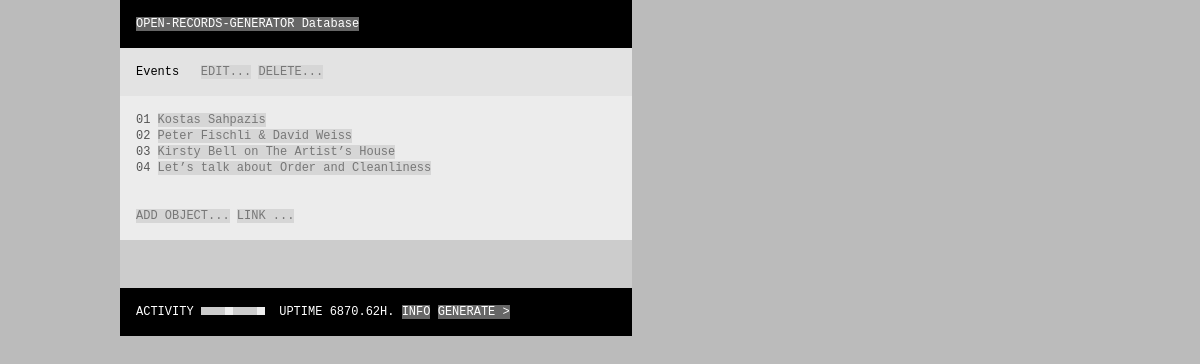
Page /OPEN-RECORDS-GENERATOR/browse.php?object=1 on the committed database.
### tables this page shows
CREATE TABLE `objects` (
  `id` int(10) unsigned NOT NULL AUTO_INCREMENT,
  `active` int(1) unsigned NOT NULL DEFAULT '1',
  `created` datetime DEFAULT NULL,
  `modified` datetime DEFAULT NULL,
  `rank` int(10) unsigned DEFAULT NULL,
  `name1` tinytext,
  `name2` tinytext,
  `address1` text,
  `address2` text,
  `city` tinytext,
  `state` tinytext,
  `zip` tinytext,
  `country` tinytext,
  `phone` tinytext,
  `fax` tinytext,
  `url` tinytext,
  `email` tinytext,
  `begin` datetime DEFAULT NULL,
  `end` datetime DEFAULT NULL,
  `date` datetime DEFAULT NULL,
  `head` tinytext,
  `deck` blob,
  `body` blob,
  `notes` blob,
  PRIMARY KEY (`id`)
);

### OPEN-RECORDS-GENERATOR/GLOBAL/config.php (called while the page is built, shortened)
<?php
	$dbClient = "OPEN-RECORDS-GENERATOR";
	$dbHost = "http://localhost/RADIOATHENES/";
	$dbAdmin = $dbHost ."OPEN-RECORDS-GENERATOR/";
?>

### OPEN-RECORDS-GENERATOR/browse.php (the view, shortened to what this page needs)
<?php require_once("GLOBAL/head.php");
$sql = "SELECT *, objects.id AS objectsId FROM objects, wires WHERE wires.fromid = '". $objects[$o] ."' AND wires.toid = objects.id AND wires.active = '1' AND objects.active = '1' ORDER BY weight DESC, objects.rank, begin, end DESC, begin DESC, name1, name2, objects.modified DESC, objects.created DESC";
$result = MYSQL_QUERY($sql);
$numrows = MYSQL_NUM_ROWS($result);
$padout = floor(log10($numrows)) + 1;
if ($padout < 2) $padout = 2;
$i = 1;
while ($myrow = MYSQL_FETCH_ARRAY($result)) {
	$name = $myrow["name1"];
	echo STR_PAD($i++, $padout, "0", STR_PAD_LEFT) ." ". "\n<a href='". $dbAdmin ."browse.php". urlData();
	if (sizeof($objects)) echo ",";
	echo $myrow["objectsId"] ."'>";
	echo strip_tags($name) ."</a><br />";
}
echo "\n<br /><br />\n<a href='add.php". urlData() ."'>ADD OBJECT...</a>&nbsp;<a href='link.php". urlData() ."'>LINK ...</a><br />";
require_once("GLOBAL/foot.php"); ?>

### OPEN-RECORDS-GENERATOR/GLOBAL/head.php (shortened to what this page needs)
<?php
require_once("config.php");
$pageName = basename($_SERVER['PHP_SELF'], ".php");
$object = $_REQUEST['object'];
$objects = explode(",", $object);
$object = $objects[sizeof($objects) - 1];
function urlData() {
	global $objects;
	$url = "?object=";
	for ($i = 0; $i < sizeof($objects); $i++) {
		$url .= $objects[$i];
	}
	return $url;
}
echo "<?xml version=\"1.0\" encoding=\"UTF-8\"?>\n"; ?>
<!DOCTYPE html
	PUBLIC "-//W3C//Dtd XHTML 1.0 Transitional//EN"
	"http://www.w3.org/tr/xhtml1/Dtd/xhtml1-transitional.dtd">
<html xmlns="http://www.w3.org/1999/xhtml" xml:lang="en" lang="en">
	<head>
		<link rel="stylesheet" type="text/css" media="all" href="<?php echo $dbAdmin; ?>GLOBAL/global.css" />
	</head>
	<body>
		<table cellpadding="0" cellspacing="0" border="0" style="width: 100%; height: 85%;">
		<tr><td style="width: 100%; height: 100%;"><div style="padding: 0px 0px 0px 120px;">
		<table cellpadding="0" cellspacing="0" border="0" style="width: 512px;">
		<tr class="dbClientStyle">
		<td style="padding: 16px 16px 16px 16px; color: #FFFFFF;">
		<?php
		if ($pageName != "index" && $object) echo "<a href='". $dbAdmin ."browse.php" ."'>";
		echo strToUpper($dbClient) ." Database";
		if ($pageName != "index" && $object) echo "</a>";
if ($pageName != "index") {
	echo "</td></tr>";
	for ($o = 0; $o < sizeof($objects) - 1; $o++) {
		$sql = "SELECT id, active, name1, name2 FROM objects WHERE id = '". $objects[$o] ."' AND active = 1 LIMIT 1";
		$result = MYSQL_QUERY($sql);
		$myrow = MYSQL_FETCH_ARRAY($result);
		$objectName = $myrow["name1"];
		if ($myrow["name2"]) $objectName .= " ". $myrow["name2"];
		$objectName = strip_tags($objectName);
		echo "\n\n\n\n\n\n";
		echo "<tr class='button' style='background-color: #";
		echo ($o % 2) ? "ECECEC" : "E3E3E3";
		echo ";'>";
		echo "\n<td style='padding: 16px 16px 16px 16px;'>";
		echo "<a href='". $dbAdmin ."browse.php?object=";
		for ($i = 0; $i < $o + 1; $i++) {
			echo $objects[$i];
			if ($i < $o) echo ",";
		}
		echo "'>". $objectName ."</a><br />";
		echo "\n</td></tr>";
	}
	$sql = "SELECT id, name1, name2 FROM objects WHERE id = '". $objects[$o] ."' AND active = 1 LIMIT 1";
	$result = MYSQL_QUERY($sql);
	$myrow = MYSQL_FETCH_ARRAY($result);
	$objectName = $myrow["name1"];
	$objectName = strip_tags($objectName);
	echo "<tr class='button' style='background-color: #";
	echo ($o % 2) ? "ECECEC" : "E3E3E3";
	echo ";'>";
	echo "\n<td style='padding: 16px 16px 16px 16px;'>";
	if ($object) {
		echo "\n<span class='monoHvy'>";
		echo $objectName;
		echo "</span> &nbsp; ";
		if ($pageName == "browse") {
			echo "\n<a href='edit.php". urlData() ."'>EDIT...</a> ";
			echo "\n<a href='delete.php". urlData() ."'>DELETE...</a><br />";
		}
		if ($pageName != "edit" && $pageName != "delete") {
			echo "\n</td></tr><tr style='background-color: #";
			echo (($o+1) % 2) ? "ECECEC" : "E3E3E3";
			echo ";'>";
			echo "\n<td style='padding: 16px 16px 16px 16px;'>";
		}
	}
}
?>

### OPEN-RECORDS-GENERATOR/GLOBAL/global.css (style rules this page uses)
body, table, tr, td { border-spacing: 0px; border-collapse: collapse; border-style: none; empty-cells: show; vertical-align: top; padding: 0px 0px 0px 0px; margin: 0px 0px 0px 0px; color: #555555; text-align: left; font-family: "Andale Mono", "Courier New", "Courier", monospace; font-size: 12px; line-height: 16px; }
body { background-color: #BBBBBB; padding: 0px 0px 0px 0px; width: 100%; height: 100%; }
html { width: 100%; height: 100%; }
a:link { color: #777777; text-decoration: none; background-color: #D6D6D6; }
.monoHvy { font-family: "Andale Mono", "Courier New", "Courier", monospace; color: #000000; }

### rows in the picture
objects: name1 "Events"
objects: padout "01", name1 "Kostas Sahpazis"
objects: padout "02", name1 "Peter Fischli & David Weiss"
objects: padout "03", name1 "Kirsty Bell on The Artist’s House"
objects: padout "04", name1 "Let’s talk about Order and Cleanliness"

### other values in the picture
$dbClient "OPEN-RECORDS-GENERATOR"
$dbUptime "6870.62"
